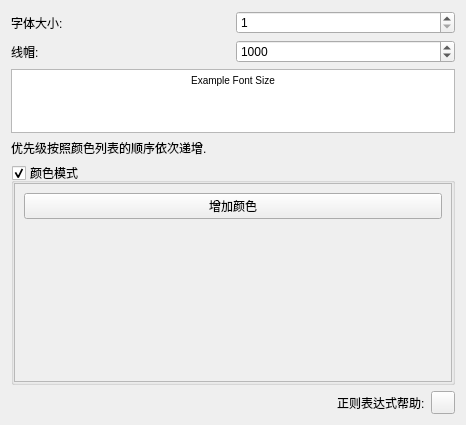
<?xml version="1.0" encoding="UTF-8"?>
<ui version="4.0">
 <class>WkfLogConsolePrefWidget</class>
 <widget class="QWidget" name="WkfLogConsolePrefWidget">
  <property name="geometry">
   <rect>
    <x>0</x>
    <y>0</y>
    <width>466</width>
    <height>425</height>
   </rect>
  </property>
  <property name="windowTitle">
   <string>控制台</string>
  </property>
  <layout class="QVBoxLayout" name="verticalLayout">
   <item>
    <layout class="QGridLayout" name="gridLayout">
     <item row="0" column="1">
      <widget class="QSpinBox" name="fontSizeSpinBox">
       <property name="minimum">
        <number>1</number>
       </property>
       <property name="maximum">
        <number>32</number>
       </property>
      </widget>
     </item>
     <item row="0" column="0">
      <widget class="QLabel" name="fontSizeLabel">
       <property name="text">
        <string>字体大小:</string>
       </property>
      </widget>
     </item>
     <item row="1" column="0">
      <widget class="QLabel" name="lineCapLabel">
       <property name="text">
        <string>线帽:</string>
       </property>
      </widget>
     </item>
     <item row="1" column="1">
      <widget class="QSpinBox" name="lineCapSpinBox">
       <property name="minimum">
        <number>100</number>
       </property>
       <property name="maximum">
        <number>10000</number>
       </property>
       <property name="singleStep">
        <number>100</number>
       </property>
       <property name="value">
        <number>1000</number>
       </property>
      </widget>
     </item>
    </layout>
   </item>
   <item>
    <widget class="QTextBrowser" name="exampleText">
     <property name="sizePolicy">
      <sizepolicy hsizetype="Expanding" vsizetype="Maximum">
       <horstretch>0</horstretch>
       <verstretch>0</verstretch>
      </sizepolicy>
     </property>
     <property name="maximumSize">
      <size>
       <width>16777215</width>
       <height>64</height>
      </size>
     </property>
     <property name="html">
      <string>&lt;!DOCTYPE HTML PUBLIC &quot;-//W3C//DTD HTML 4.0//EN&quot; &quot;http://www.w3.org/TR/REC-html40/strict.dtd&quot;&gt;
&lt;html&gt;&lt;head&gt;&lt;meta name=&quot;qrichtext&quot; content=&quot;1&quot; /&gt;&lt;style type=&quot;text/css&quot;&gt;
p, li { white-space: pre-wrap; }
&lt;/style&gt;&lt;/head&gt;&lt;body style=&quot; font-family:'MS Shell Dlg 2'; font-size:7.8pt; font-weight:400; font-style:normal;&quot;&gt;
&lt;p align=&quot;center&quot; style=&quot; margin-top:0px; margin-bottom:0px; margin-left:0px; margin-right:0px; -qt-block-indent:0; text-indent:0px;&quot;&gt;Example Font Size&lt;/p&gt;&lt;/body&gt;&lt;/html&gt;</string>
     </property>
     <property name="placeholderText">
      <string/>
     </property>
    </widget>
   </item>
   <item>
    <widget class="QLabel" name="explanation2">
     <property name="text">
      <string>优先级按照颜色列表的顺序依次递增.</string>
     </property>
    </widget>
   </item>
   <item>
    <widget class="QGroupBox" name="colorPatternsGroupBox">
     <property name="title">
      <string>颜色模式</string>
     </property>
     <property name="checkable">
      <bool>true</bool>
     </property>
     <layout class="QVBoxLayout" name="verticalLayout_2">
      <property name="leftMargin">
       <number>0</number>
      </property>
      <property name="topMargin">
       <number>0</number>
      </property>
      <property name="rightMargin">
       <number>0</number>
      </property>
      <property name="bottomMargin">
       <number>0</number>
      </property>
      <item>
       <widget class="QScrollArea" name="scrollArea">
        <property name="widgetResizable">
         <bool>true</bool>
        </property>
        <widget class="QWidget" name="scrollAreaWidgetContents">
         <property name="geometry">
          <rect>
           <x>0</x>
           <y>0</y>
           <width>440</width>
           <height>194</height>
          </rect>
         </property>
         <layout class="QVBoxLayout" name="patternList">
          <item>
           <widget class="QPushButton" name="appendColorButton">
            <property name="text">
             <string>增加颜色</string>
            </property>
           </widget>
          </item>
          <item>
           <spacer name="verticalSpacer">
            <property name="orientation">
             <enum>Qt::Vertical</enum>
            </property>
            <property name="sizeHint" stdset="0">
             <size>
              <width>20</width>
              <height>40</height>
             </size>
            </property>
           </spacer>
          </item>
         </layout>
        </widget>
       </widget>
      </item>
     </layout>
    </widget>
   </item>
   <item>
    <layout class="QHBoxLayout" name="horizontalLayout_2">
     <item>
      <spacer name="horizontalSpacer">
       <property name="orientation">
        <enum>Qt::Horizontal</enum>
       </property>
       <property name="sizeHint" stdset="0">
        <size>
         <width>40</width>
         <height>20</height>
        </size>
       </property>
      </spacer>
     </item>
     <item>
      <widget class="QLabel" name="regexHelpLabel">
       <property name="text">
        <string>正则表达式帮助:</string>
       </property>
      </widget>
     </item>
     <item>
      <widget class="QToolButton" name="regexHelpButton">
       <property name="toolTip">
        <string>正则表达式帮助</string>
       </property>
       <property name="text">
        <string/>
       </property>
       <property name="icon">
        <iconset theme="question">
         <normaloff>.</normaloff>.</iconset>
       </property>
      </widget>
     </item>
    </layout>
   </item>
  </layout>
 </widget>
 <tabstops>
  <tabstop>fontSizeSpinBox</tabstop>
  <tabstop>lineCapSpinBox</tabstop>
  <tabstop>exampleText</tabstop>
  <tabstop>colorPatternsGroupBox</tabstop>
  <tabstop>scrollArea</tabstop>
  <tabstop>appendColorButton</tabstop>
  <tabstop>regexHelpButton</tabstop>
 </tabstops>
 <resources/>
 <connections/>
</ui>
